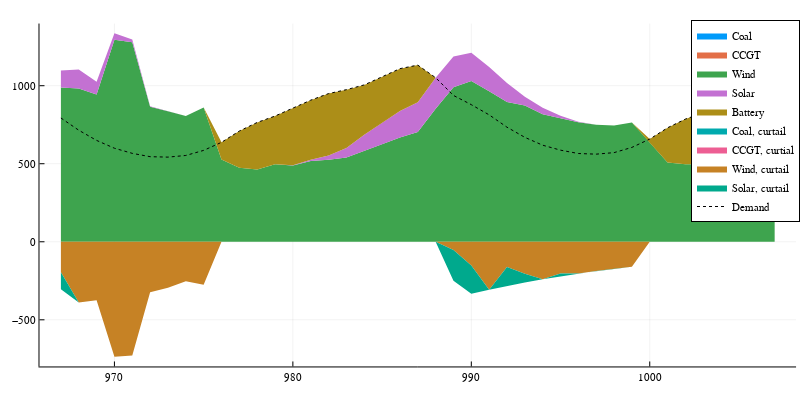

Source (notebook cell):
### Code cell
using Plots
println(T)
@userplot StackedArea

# a simple "recipe" for Plots.jl to get stacked area plots
# usage: stackedarea(xvector, datamatrix, plotsoptions)
@recipe function f(pc::StackedArea)
    x, y = pc.args
    n = length(x)
    y = cumsum(y, dims=2)
    seriestype := :shape

    # create a filled polygon for each item
    for c=1:size(y,2)
        sx = vcat(x, reverse(x))
        sy = vcat(y[:,c], c==1 ? zeros(n) : reverse(y[:,c-1]))
        @series (sx, sy)
    end
end

a = X_gen_matrix[1, time_ls]
b = X_gen_matrix[2, time_ls]
c = X_gen_matrix[3, time_ls]
d = X_gen_matrix[4, time_ls]
e = X_gen_matrix[5, time_ls]
a_c = X_cur_matrix[1, time_ls] * -1
b_c = X_cur_matrix[2, time_ls] * -1
c_c = X_cur_matrix[3, time_ls] * -1
d_c = X_cur_matrix[4, time_ls] * -1
x = time_ls


time_ls = time_ls_opt
plotly()
stackedarea(x, [d c b a e], labels=["Coal" "CCGT" "Wind" "Solar" "Battery"], lw=0)
stackedarea!(x, [d_c c_c b_c a_c], labels=["Coal, curtail" "CCGT, curtial" "Wind, curtail" "Solar, curtail"], lw=0)
plot!(x, total_demand[time_ls], label="Demand", lc=:black, lw=1, ls=:dot)
# plot!(x, value.(X_D)[:], label="Demand, shifted", lc=:black, lw=2)
plot!(size=(800,400))

### Figure 1 — Plotly figure (JSON) as saved in the notebook; plotly's stock layout.template omitted (floating-point values rounded to 4 significant figures)
{"data": [{"fill": "tozeroy", "fillcolor": "rgba(0, 154, 250, 1.000)", "legendgroup": "Coal", "line": {"color": "rgba(0, 0, 0, 1.000)", "dash": "solid", "width": 0}, "mode": "lines", "name": "Coal", "showlegend": true, "type": "scatter", "x": [967, 968, 969, 970, 971, 972, 973, 974, 975, 976, 977, 978, 979, 980, 981, 982, 983, 984, 985, 986, 987, 988, 989, 990, 991, 992, 993, 994, 995, 996, 997, 998, 999, 1000, 1001, 1002, 1003, 1004, 1005, 1006, 1007, 1007, 1006, 1005, 1004, 1003, 1002, 1001, 1000, 999, 998, 997, 996, 995, 994, 993, 992, 991, 990, 989, 988, 987, 986, 985, 984, 983, 982, 981, 980, 979, 978, 977, 976, 975, 974, 973, 972, 971, 970, 969, 968, 967, 967], "xaxis": "x1", "y": [0, 0, 0, 0, 0, 0, 0, 0, 0, 0, 0, 0, 0, 0, 0, 0, 0, 0, 0, 0, 0, 0, 0, 0, 0, 0, 0, 0, 0, 0, 0, 0, 0, 0, 0, 0, 0, 0, 0, 0, 0, 0, 0, 0, 0, 0, 0, 0, 0, 0, 0, 0, 0, 0, 0, 0, 0, 0, 0, 0, 0, 0, 0, 0, 0, 0, 0, 0, 0, 0, 0, 0, 0, 0, 0, 0, 0, 0, 0, 0, 0, 0, 0], "yaxis": "y1"}, {"fill": "tozeroy", "fillcolor": "rgba(227, 111, 71, 1.000)", "legendgroup": "CCGT", "line": {"color": "rgba(0, 0, 0, 1.000)", "dash": "solid", "width": 0}, "mode": "lines", "name": "CCGT", "showlegend": true, "type": "scatter", "x": [967, 968, 969, 970, 971, 972, 973, 974, 975, 976, 977, 978, 979, 980, 981, 982, 983, 984, 985, 986, 987, 988, 989, 990, 991, 992, 993, 994, 995, 996, 997, 998, 999, 1000, 1001, 1002, 1003, 1004, 1005, 1006, 1007, 1007, 1006, 1005, 1004, 1003, 1002, 1001, 1000, 999, 998, 997, 996, 995, 994, 993, 992, 991, 990, 989, 988, 987, 986, 985, 984, 983, 982, 981, 980, 979, 978, 977, 976, 975, 974, 973, 972, 971, 970, 969, 968, 967, 967], "xaxis": "x1", "y": [0, 0, 0, 0, 0, 0, 0, 0, 0, 0, 0, 0, 0, 0, 0, 0, 0, 0, 0, 0, 0, 0, 0, 0, 0, 0, 0, 0, 0, 0, 0, 0, 0, 0, 0, 0, 0, 0, 0, 0, 0, 0, 0, 0, 0, 0, 0, 0, 0, 0, 0, 0, 0, 0, 0, 0, 0, 0, 0, 0, 0, 0, 0, 0, 0, 0, 0, 0, 0, 0, 0, 0, 0, 0, 0, 0, 0, 0, 0, 0, 0, 0, 0], "yaxis": "y1"}, {"fill": "tozeroy", "fillcolor": "rgba(62, 164, 78, 1.000)", "legendgroup": "Wind", "line": {"color": "rgba(0, 0, 0, 1.000)", "dash": "solid", "width": 0}, "mode": "lines", "name": "Wind", "showlegend": true, "type": "scatter", "x": [967, 968, 969, 970, 971, 972, 973, 974, 975, 976, 977, 978, 979, 980, 981, 982, 983, 984, 985, 986, 987, 988, 989, 990, 991, 992, 993, 994, 995, 996, 997, 998, 999, 1000, 1001, 1002, 1003, 1004, 1005, 1006, 1007, 1007, 1006, 1005, 1004, 1003, 1002, 1001, 1000, 999, 998, 997, 996, 995, 994, 993, 992, 991, 990, 989, 988, 987, 986, 985, 984, 983, 982, 981, 980, 979, 978, 977, 976, 975, 974, 973, 972, 971, 970, 969, 968, 967, 967], "xaxis": "x1", "y": [987.8, 982.4, 944.1, 1294.0, 1278.0, 865.3, 836.1, 806.4, 860.2, 527.6, 474.8, 463.8, 496.0, 489.1, 517.9, 525.3, 540.6, 584.8, 624.2, 668.8, 703.4, 851.9, 990.3, 1030.0, 964.4, 896.1, 873.3, 817.0, 790.7, 766.2, 749.1, 744.4, 764.2, 634.0, 508.3, 497.4, 496.4, 517.8, 556.8, 630.6, 722.0, 0, 0, 0, 0, 0, 0, 0, 0, 0, 0, 0, 0, 0, 0, 0, 0, 0, 0, 0, 0, 0, 0, 0, 0, 0, 0, 0, 0, 0, 0, 0, 0, 0, 0, 0, 0, 0, 0, 0, 0, 0, 987.8], "yaxis": "y1"}, {"fill": "tozeroy", "fillcolor": "rgba(195, 113, 210, 1.000)", "legendgroup": "Solar", "line": {"color": "rgba(0, 0, 0, 1.000)", "dash": "solid", "width": 0}, "mode": "lines", "name": "Solar", "showlegend": true, "type": "scatter", "x": [967, 968, 969, 970, 971, 972, 973, 974, 975, 976, 977, 978, 979, 980, 981, 982, 983, 984, 985, 986, 987, 988, 989, 990, 991, 992, 993, 994, 995, 996, 997, 998, 999, 1000, 1001, 1002, 1003, 1004, 1005, 1006, 1007, 1007, 1006, 1005, 1004, 1003, 1002, 1001, 1000, 999, 998, 997, 996, 995, 994, 993, 992, 991, 990, 989, 988, 987, 986, 985, 984, 983, 982, 981, 980, 979, 978, 977, 976, 975, 974, 973, 972, 971, 970, 969, 968, 967, 967], "xaxis": "x1", "y": [1097.0, 1104.0, 1025.0, 1336.0, 1296.0, 868.6, 836.3, 806.4, 860.2, 527.6, 474.8, 463.8, 496.0, 489.6, 525.0, 552.4, 601.0, 685.6, 763.0, 838.4, 893.8, 1051.0, 1187.0, 1211.0, 1120.0, 1017.0, 929.6, 858.9, 808.2, 769.4, 749.3, 744.4, 764.2, 634.0, 508.3, 497.4, 496.4, 518.2, 563.7, 657.4, 782.0, 722.0, 630.6, 556.8, 517.8, 496.4, 497.4, 508.3, 634.0, 764.2, 744.4, 749.1, 766.2, 790.7, 817.0, 873.3, 896.1, 964.4, 1030.0, 990.3, 851.9, 703.4, 668.8, 624.2, 584.8, 540.6, 525.3, 517.9, 489.1, 496.0, 463.8, 474.8, 527.6, 860.2, 806.4, 836.1, 865.3, 1278.0, 1294.0, 944.1, 982.4, 987.8, 1097.0], "yaxis": "y1"}, {"fill": "tozeroy", "fillcolor": "rgba(172, 142, 24, 1.000)", "legendgroup": "Battery", "line": {"color": "rgba(0, 0, 0, 1.000)", "dash": "solid", "width": 0}, "mode": "lines", "name": "Battery", "showlegend": true, "type": "scatter", "x": [967, 968, 969, 970, 971, 972, 973, 974, 975, 976, 977, 978, 979, 980, 981, 982, 983, 984, 985, 986, 987, 988, 989, 990, 991, 992, 993, 994, 995, 996, 997, 998, 999, 1000, 1001, 1002, 1003, 1004, 1005, 1006, 1007, 1007, 1006, 1005, 1004, 1003, 1002, 1001, 1000, 999, 998, 997, 996, 995, 994, 993, 992, 991, 990, 989, 988, 987, 986, 985, 984, 983, 982, 981, 980, 979, 978, 977, 976, 975, 974, 973, 972, 971, 970, 969, 968, 967, 967], "xaxis": "x1", "y": [1097.0, 1104.0, 1025.0, 1336.0, 1296.0, 868.6, 836.3, 806.4, 860.2, 637.2, 709.6, 764.6, 805.6, 854.9, 907.4, 949.5, 974.7, 1005.0, 1056.0, 1109.0, 1132.0, 1051.0, 1187.0, 1211.0, 1120.0, 1017.0, 929.6, 858.9, 808.2, 769.4, 749.3, 744.4, 764.2, 658.1, 730.5, 786.3, 826.3, 872.6, 923.5, 965.4, 989.0, 782.0, 657.4, 563.7, 518.2, 496.4, 497.4, 508.3, 634.0, 764.2, 744.4, 749.3, 769.4, 808.2, 858.9, 929.6, 1017.0, 1120.0, 1211.0, 1187.0, 1051.0, 893.8, 838.4, 763.0, 685.6, 601.0, 552.4, 525.0, 489.6, 496.0, 463.8, 474.8, 527.6, 860.2, 806.4, 836.3, 868.6, 1296.0, 1336.0, 1025.0, 1104.0, 1097.0, 1097.0], "yaxis": "y1"}, {"fill": "tozeroy", "fillcolor": "rgba(0, 170, 174, 1.000)", "legendgroup": "Coal, curtail", "line": {"color": "rgba(0, 0, 0, 1.000)", "dash": "solid", "width": 0}, "mode": "lines", "name": "Coal, curtail", "showlegend": true, "type": "scatter", "x": [967, 968, 969, 970, 971, 972, 973, 974, 975, 976, 977, 978, 979, 980, 981, 982, 983, 984, 985, 986, 987, 988, 989, 990, 991, 992, 993, 994, 995, 996, 997, 998, 999, 1000, 1001, 1002, 1003, 1004, 1005, 1006, 1007, 1007, 1006, 1005, 1004, 1003, 1002, 1001, 1000, 999, 998, 997, 996, 995, 994, 993, 992, 991, 990, 989, 988, 987, 986, 985, 984, 983, 982, 981, 980, 979, 978, 977, 976, 975, 974, 973, 972, 971, 970, 969, 968, 967, 967], "xaxis": "x1", "y": [0, 0, 0, 0, 0, 0, 0, 0, 0, 0, 0, 0, 0, 0, 0, 0, 0, 0, 0, 0, 0, 0, 0, 0, 0, 0, 0, 0, 0, 0, 0, 0, 0, 0, 0, 0, 0, 0, 0, 0, 0, 0, 0, 0, 0, 0, 0, 0, 0, 0, 0, 0, 0, 0, 0, 0, 0, 0, 0, 0, 0, 0, 0, 0, 0, 0, 0, 0, 0, 0, 0, 0, 0, 0, 0, 0, 0, 0, 0, 0, 0, 0, 0], "yaxis": "y1"}, {"fill": "tozeroy", "fillcolor": "rgba(237, 94, 147, 1.000)", "legendgroup": "CCGT, curtial", "line": {"color": "rgba(0, 0, 0, 1.000)", "dash": "solid", "width": 0}, "mode": "lines", "name": "CCGT, curtial", "showlegend": true, "type": "scatter", "x": [967, 968, 969, 970, 971, 972, 973, 974, 975, 976, 977, 978, 979, 980, 981, 982, 983, 984, 985, 986, 987, 988, 989, 990, 991, 992, 993, 994, 995, 996, 997, 998, 999, 1000, 1001, 1002, 1003, 1004, 1005, 1006, 1007, 1007, 1006, 1005, 1004, 1003, 1002, 1001, 1000, 999, 998, 997, 996, 995, 994, 993, 992, 991, 990, 989, 988, 987, 986, 985, 984, 983, 982, 981, 980, 979, 978, 977, 976, 975, 974, 973, 972, 971, 970, 969, 968, 967, 967], "xaxis": "x1", "y": [0, 0, 0, 0, 0, 0, 0, 0, 0, 0, 0, 0, 0, 0, 0, 0, 0, 0, 0, 0, 0, 0, 0, 0, 0, 0, 0, 0, 0, 0, 0, 0, 0, 0, 0, 0, 0, 0, 0, 0, 0, 0, 0, 0, 0, 0, 0, 0, 0, 0, 0, 0, 0, 0, 0, 0, 0, 0, 0, 0, 0, 0, 0, 0, 0, 0, 0, 0, 0, 0, 0, 0, 0, 0, 0, 0, 0, 0, 0, 0, 0, 0, 0], "yaxis": "y1"}, {"fill": "tozeroy", "fillcolor": "rgba(198, 130, 37, 1.000)", "legendgroup": "Wind, curtail", "line": {"color": "rgba(0, 0, 0, 1.000)", "dash": "solid", "width": 0}, "mode": "lines", "name": "Wind, curtail", "showlegend": true, "type": "scatter", "x": [967, 968, 969, 970, 971, 972, 973, 974, 975, 976, 977, 978, 979, 980, 981, 982, 983, 984, 985, 986, 987, 988, 989, 990, 991, 992, 993, 994, 995, 996, 997, 998, 999, 1000, 1001, 1002, 1003, 1004, 1005, 1006, 1007, 1007, 1006, 1005, 1004, 1003, 1002, 1001, 1000, 999, 998, 997, 996, 995, 994, 993, 992, 991, 990, 989, 988, 987, 986, 985, 984, 983, 982, 981, 980, 979, 978, 977, 976, 975, 974, 973, 972, 971, 970, 969, 968, 967, 967], "xaxis": "x1", "y": [-194.7, -388.8, -375.4, -736.7, -729.0, -323.3, -294.0, -253.3, -274.7, 0, 0, 0, 0, 0, 0, 0, 0, 0, 0, 0, 0, 0, -52.67, -151.4, -306.8, -162.0, -204.2, -240.1, -203.7, -203.9, -187.7, -173.2, -159.6, 0, 0, 0, 0, 0, 0, 0, 0, 0, 0, 0, 0, 0, 0, 0, 0, 0, 0, 0, 0, 0, 0, 0, 0, 0, 0, 0, 0, 0, 0, 0, 0, 0, 0, 0, 0, 0, 0, 0, 0, 0, 0, 0, 0, 0, 0, 0, 0, 0, -194.7], "yaxis": "y1"}, {"fill": "tozeroy", "fillcolor": "rgba(0, 169, 141, 1.000)", "legendgroup": "Solar, curtail", "line": {"color": "rgba(0, 0, 0, 1.000)", "dash": "solid", "width": 0}, "mode": "lines", "name": "Solar, curtail", "showlegend": true, "type": "scatter", "x": [967, 968, 969, 970, 971, 972, 973, 974, 975, 976, 977, 978, 979, 980, 981, 982, 983, 984, 985, 986, 987, 988, 989, 990, 991, 992, 993, 994, 995, 996, 997, 998, 999, 1000, 1001, 1002, 1003, 1004, 1005, 1006, 1007, 1007, 1006, 1005, 1004, 1003, 1002, 1001, 1000, 999, 998, 997, 996, 995, 994, 993, 992, 991, 990, 989, 988, 987, 986, 985, 984, 983, 982, 981, 980, 979, 978, 977, 976, 975, 974, 973, 972, 971, 970, 969, 968, 967, 967], "xaxis": "x1", "y": [-303.8, -388.8, -375.4, -736.7, -729.0, -323.3, -294.0, -253.3, -274.7, 0, 0, 0, 0, 0, 0, 0, 0, 0, 0, 0, 0, 0, -249.2, -332.9, -306.8, -282.7, -260.5, -240.1, -221.3, -203.9, -187.9, -173.2, -159.6, 0, 0, 0, 0, 0, 0, 0, 0, 0, 0, 0, 0, 0, 0, 0, 0, -159.6, -173.2, -187.7, -203.9, -203.7, -240.1, -204.2, -162.0, -306.8, -151.4, -52.67, 0, 0, 0, 0, 0, 0, 0, 0, 0, 0, 0, 0, 0, -274.7, -253.3, -294.0, -323.3, -729.0, -736.7, -375.4, -388.8, -194.7, -303.8], "yaxis": "y1"}, {"colorbar": {"len": 0.9525, "title": "", "x": 0.9951, "y": 0.5139}, "legendgroup": "Demand", "line": {"color": "rgba(0, 0, 0, 1.000)", "dash": "dot", "shape": "linear", "width": 1}, "mode": "lines", "name": "Demand", "showlegend": true, "type": "scatter", "x": [967, 968, 969, 970, 971, 972, 973, 974, 975, 976, 977, 978, 979, 980, 981, 982, 983, 984, 985, 986, 987, 988, 989, 990, 991, 992, 993, 994, 995, 996, 997, 998, 999, 1000, 1001, 1002, 1003, 1004, 1005, 1006, 1007], "xaxis": "x", "y": [793.1, 714.8, 649.5, 599.4, 566.5, 545.3, 542.3, 553.0, 585.5, 637.2, 709.6, 764.6, 805.6, 854.9, 907.4, 949.5, 974.7, 1005.0, 1056.0, 1109.0, 1132.0, 1051.0, 937.6, 878.5, 813.2, 734.1, 669.1, 618.8, 586.9, 565.5, 561.4, 571.2, 604.6, 658.1, 730.5, 786.3, 826.3, 872.6, 923.5, 965.4, 989.0], "yaxis": "y"}], "layout": {"annotations": [], "height": 400, "legend": {"bgcolor": "rgba(255, 255, 255, 1.000)", "bordercolor": "rgba(0, 0, 0, 1.000)", "borderwidth": 1, "font": {"color": "rgba(0, 0, 0, 1.000)", "family": "sans-serif", "size": 11}, "title": {"font": {"color": "rgba(0, 0, 0, 1.000)", "family": "sans-serif", "size": 15}, "text": ""}, "tracegroupgap": 0, "traceorder": "normal", "x": 1, "xanchor": "auto", "y": 1, "yanchor": "auto"}, "margin": {"b": 20, "l": 0, "r": 0, "t": 20}, "paper_bgcolor": "rgba(255, 255, 255, 1.000)", "plot_bgcolor": "rgba(255, 255, 255, 1.000)", "showlegend": true, "width": 800, "xaxis": {"anchor": "y", "domain": [0.04937, 0.9951], "gridcolor": "rgba(0, 0, 0, 0.100)", "gridwidth": 0.5, "linecolor": "rgba(0, 0, 0, 1.000)", "mirror": false, "range": [965.8, 1008.0], "showgrid": true, "showline": true, "showticklabels": true, "tickangle": 0, "tickcolor": "rgb(0, 0, 0)", "tickfont": {"color": "rgba(0, 0, 0, 1.000)", "family": "sans-serif", "size": 11}, "tickmode": "array", "ticks": "inside", "ticktext": ["970", "980", "990", "1000"], "tickvals": [970, 980, 990, 1000], "title": "", "titlefont": {"color": "rgba(0, 0, 0, 1.000)", "family": "sans-serif", "size": 15}, "type": "-", "visible": true, "zeroline": false, "zerolinecolor": "rgba(0, 0, 0, 1.000)"}, "yaxis": {"anchor": "x", "domain": [0.03762, 0.9902], "gridcolor": "rgba(0, 0, 0, 0.100)", "gridwidth": 0.5, "linecolor": "rgba(0, 0, 0, 1.000)", "mirror": false, "range": [-798.9, 1398.0], "showgrid": true, "showline": true, "showticklabels": true, "tickangle": 0, "tickcolor": "rgb(0, 0, 0)", "tickfont": {"color": "rgba(0, 0, 0, 1.000)", "family": "sans-serif", "size": 11}, "tickmode": "array", "ticks": "inside", "ticktext": ["−500", "0", "500", "1000"], "tickvals": [-500, 0, 500, 1000], "title": "", "titlefont": {"color": "rgba(0, 0, 0, 1.000)", "family": "sans-serif", "size": 15}, "type": "-", "visible": true, "zeroline": false, "zerolinecolor": "rgba(0, 0, 0, 1.000)"}}}
